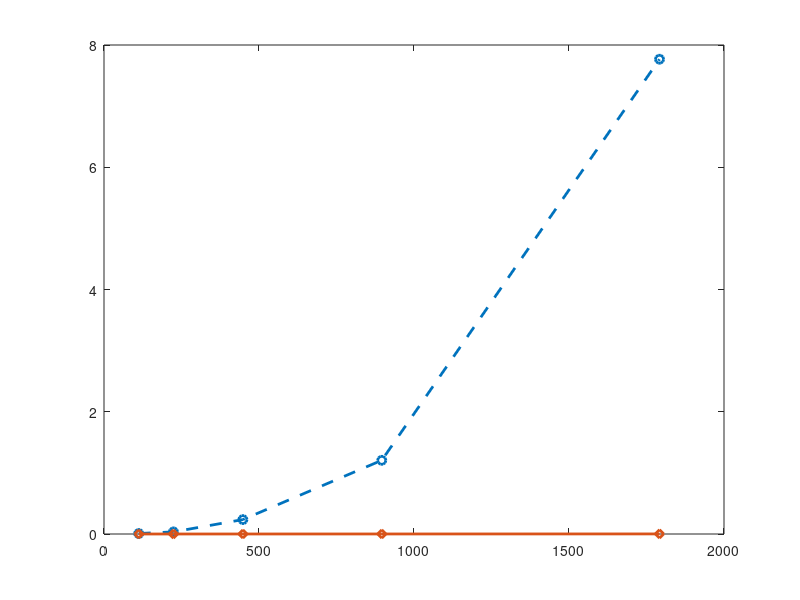

Here is the MATLAB script that generated this plot: (Note: this script raises an error after producing the figure.)
clear; close all; clc
textSize = 16;
linewid = 1;

epiImpbm = [0.008176168603376135
    0.03475492713706834
    0.23585076204368047
    1.2056362863097871
    7.767176713262286
    ];
kle = [16, 32, 64, 128, 256]*7;
% epiImpis = [0.00016368
%     0.00062245
%     0.0016
%     0.0060
%     0.0224
% ];
epiImpis = [0.00003822
    0.00007866
    0.000292
    0.000521
    0.0013
    ];

kleBi = [16, 32, 64, 128, 256]*7;

figure(13)

plot(kle, epiImpbm, 'o--', 'LineWidth',2)
hold on
plot(kleBi, epiImpis, 'd-', 'LineWidth',2)
hold on
ax = gca;
ax.YAxis.FontSize = 13;
ax.XAxis.FontSize = 13;
ax.YAxis.FontWeight = 'bold';
ax.XAxis.FontWeight = 'bold';

xlim([0 1900]);
ylim([0 12]);
legend('DP-SKG','SIC-SKG', 'FontSize',textSize, 'FontWeight','bold', 'Location','northeast')
xlabel('Key Length (bit)', 'FontSize', 15, 'FontWeight','bold')
ylabel('Time (sec.)', 'FontSize',15, 'FontWeight','bold')
grid on

% for i=1:length(epiImpbm)
%     text(kleBi(i),epiImpbm(i),num2str(epiImpbm(i), '%.2g'), 'FontWeight','bold', 'Color','#0072BD', 'HorizontalAlignment', 'center', 'VerticalAlignment', 'bottom')
%     text(kleBi(i),epiImpis(i),num2str(epiImpis(i), '%.2g'), 'FontWeight','bold', 'Color', '#D95319', 'HorizontalAlignment', 'center', 'VerticalAlignment', 'bottom')
% end

% 创建 text
text('VerticalAlignment','bottom',...
    'HorizontalAlignment','center',...
    'FontWeight','bold',...
    'String','0.008',...
    'Position',[85.7327188940093 0.476176168603377 0],...
    'Color',[0 0.447058823529412 0.741176470588235]);

% 创建 text
text('VerticalAlignment','bottom',...
    'HorizontalAlignment','center',...
    'FontWeight','bold',...
    'String','3.8e-05',...
    'Position',[107.622119815668 0.0720382200000005 0],...
    'Color',[0.850980392156863 0.325490196078431 0.0980392156862745]);

% 创建 text
text('VerticalAlignment','bottom',...
    'HorizontalAlignment','center',...
    'FontWeight','bold',...
    'String','0.035',...
    'Position',[272.15668202765 0.826754927137069 0],...
    'Color',[0 0.447058823529412 0.741176470588235]);

% 创建 text
text('VerticalAlignment','bottom',...
    'HorizontalAlignment','center',...
    'FontWeight','bold',...
    'String','7.9e-05',...
    'Position',[298.423963133641 0.396078660000001 0],...
    'Color',[0.850980392156863 0.325490196078431 0.0980392156862745]);

% 创建 text
text('VerticalAlignment','bottom',...
    'HorizontalAlignment','center',...
    'FontWeight','bold',...
    'String','0.24',...
    'Position',[461.133640552995 1.02785076204368 0],...
    'Color',[0 0.447058823529412 0.741176470588235]);

% 创建 text
text('VerticalAlignment','bottom',...
    'HorizontalAlignment','center',...
    'FontWeight','bold',...
    'String','0.0003',...
    'Position',[496.15668202765 0.576292000000001 0],...
    'Color',[0.850980392156863 0.325490196078431 0.0980392156862745]);

% 创建 text
text('VerticalAlignment','bottom',...
    'HorizontalAlignment','center',...
    'FontWeight','bold',...
    'String','1.2',...
    'Position',[896 1.38563628630979 0],...
    'Color',[0 0.447058823529412 0.741176470588235]);

% 创建 text
text('VerticalAlignment','bottom',...
    'HorizontalAlignment','center',...
    'FontWeight','bold',...
    'String','0.0005',...
    'Position',[896 0.108521000000001 0],...
    'Color',[0.850980392156863 0.325490196078431 0.0980392156862745]);

% 创建 text
text('VerticalAlignment','bottom',...
    'HorizontalAlignment','center',...
    'FontWeight','bold',...
    'String','7.8',...
    'Position',[1792 7.91117671326229 0],...
    'Color',[0 0.447058823529412 0.741176470588235]);

% 创建 text
text('VerticalAlignment','bottom',...
    'HorizontalAlignment','center',...
    'FontWeight','bold',...
    'String','0.0013',...
    'Position',[1792 0.1453 0],...
    'Color',[0.850980392156863 0.325490196078431 0.0980392156862745]);

print('timeCmplxdp','-depsc')
